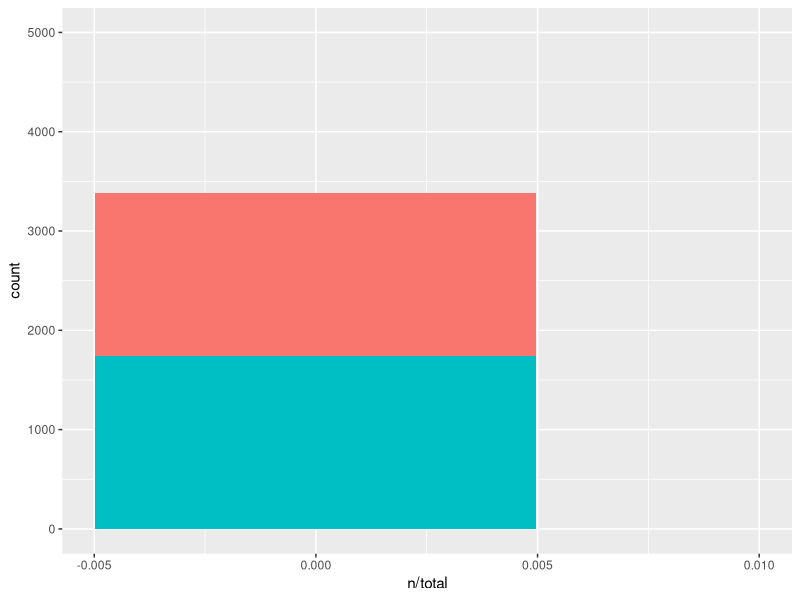
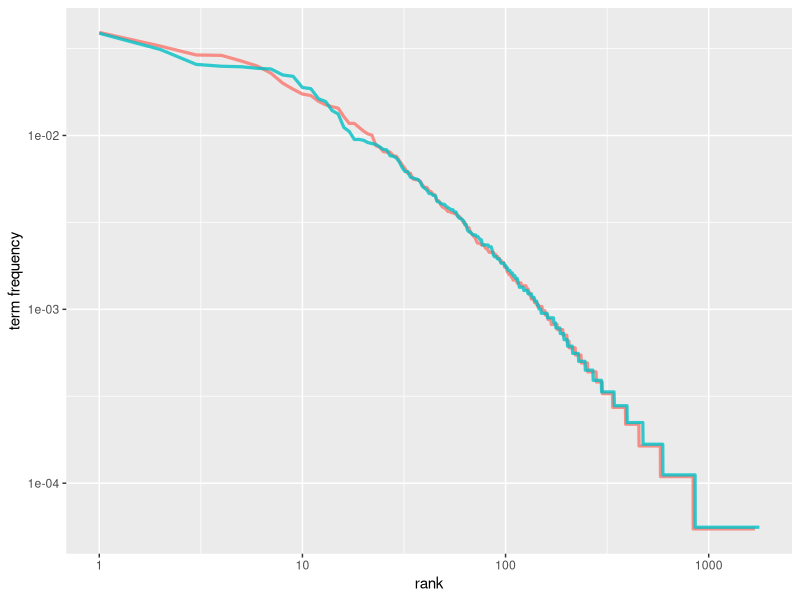

R code for these plots, in order:
## ---- chunk 1
library(dplyr)
library(janeaustenr)
library(tidytext)

data <- read.csv("MU3D_Video_Level_Data.csv")
## ---- chunk 2
data$Transcription <- gsub('[[:punct:] ]+',';',data$Transcription)
data$Labels <- ifelse(grepl("T", data$VideoID)=="TRUE", "T", "L")
data2 <- data %>% unnest_tokens(words,Transcription,token = stringr::str_split, pattern = ";") %>%
  select(VideoID, words, Labels)

## ---- chunk 3
cluster_words <- data2 %>%
  count(Labels,words,sort = TRUE)
cluster_total_words <- cluster_words %>%
  group_by(Labels) %>%
  summarize(total=sum(n))
cluster_words <- left_join(cluster_words,cluster_total_words)
cluster_words <- cluster_words %>%
  arrange(Labels)

## ---- chunk 4

library(ggplot2)

ggplot(cluster_words, aes(n/total, fill = Labels)) +
  geom_histogram(show.legend = FALSE,bins = 2) +
  xlim(NA, 0.01) +
  coord_cartesian(ylim=c(0,5000))

## ---- chunk 5
freq_by_rank <- cluster_words %>% 
  group_by(Labels) %>% 
  mutate(rank = row_number(), 
         `term frequency` = n/total) %>%
  ungroup()


freq_by_rank %>% 
  ggplot(aes(rank, `term frequency`, color = Labels)) + 
  geom_line(size = 1.1, alpha = 0.8, show.legend = FALSE) + 
  scale_x_log10() +
  scale_y_log10()

cluster_tf_idf <- cluster_words %>%
  bind_tf_idf(words, Labels, n)
head(cluster_tf_idf)
## ---- chunk 6
id <- which(cluster_tf_idf$tf_idf==0)
cluster_tf_idf1<-cluster_tf_idf[-id,]
dim(cluster_tf_idf1)
View(cluster_tf_idf1)
